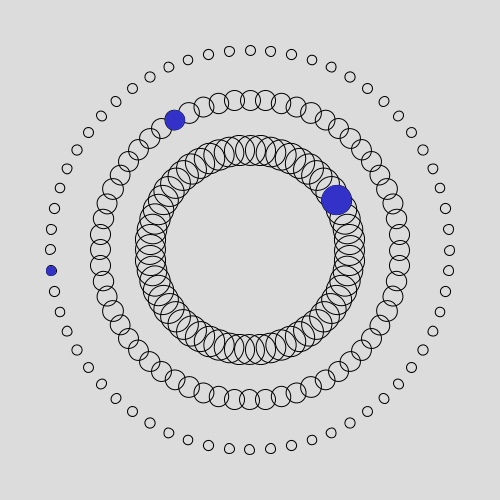
Frame 1 (no input)
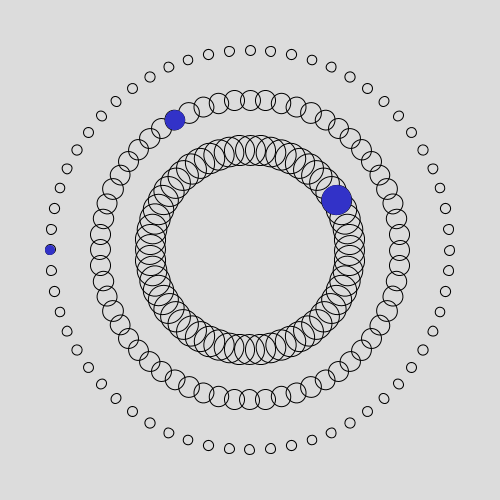
Frame 60 (the mouse pressed at the canvas centre just before this capture)
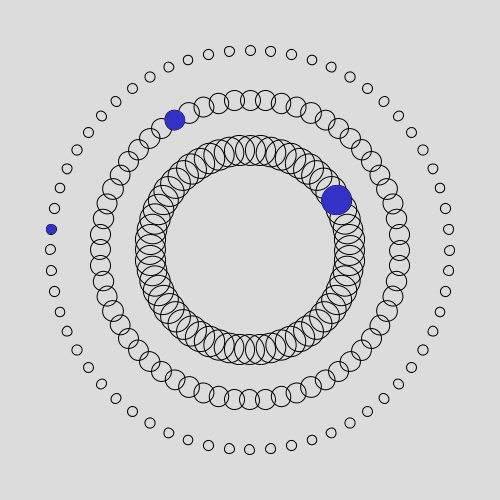
Frame 120 (the mouse held since frame 60 and released just before this capture)

The Processing sketch that drew these frames (run headless with seeded random() and noise(); from frame 60 on, the mouse is pressed at the canvas centre):

// Processing sketch: processing_120315
// ── processing_120315.pde

void setup()
{
  size (500, 500);
  background (220);
}

void draw()
{
  background (220);
  translate (width/2, height/2);
  
    for (int s=0; s<360; s+=6)
  {
    pushMatrix();
    rotate(radians(s));
    translate (0, -200);
    noFill();
    stroke (0);
    ellipse (0, 0, 10, 10);
    popMatrix();
  }
  
  for (int m=0; m<360; m+=6)
  {
    pushMatrix();
    rotate(radians(m));
    translate (0, -150);
    noFill();
    stroke(0);
    ellipse (0, 0, 20, 20);
    popMatrix();
  }
  
    for (int h=0; h<360; h+=6)
  {
    pushMatrix();
    rotate(radians(h));
    translate (0, -100);
    noFill();
    stroke(0);
    ellipse (0, 0, 30, 30);
    popMatrix();
  }
  
  float sek = map (second(), 0, 60, 0, 360);
  float min = map (minute(), 0, 60, 0, 360);
  float std = map (hour(), 0, 12, 0, 360);
  
  pushMatrix();
  noStroke();
  fill (50, 50, 200);
  rotate (radians(sek));
  translate (0, -200);
  ellipse (0, 0, 10, 10);
  popMatrix();
  //Sekunde
  
  pushMatrix();
  noStroke();
  fill (50, 50, 200);
  rotate (radians(min));
  translate (0, -150);
  ellipse (0, 0, 20, 20);
  popMatrix();
  //Minute
  
  pushMatrix();
  noStroke();
  fill (50, 50, 200);
  rotate (radians(std));
  translate (0, -100);
  ellipse (0, 0, 30, 30);
  popMatrix();
  resetMatrix();
  //Stunde
}
